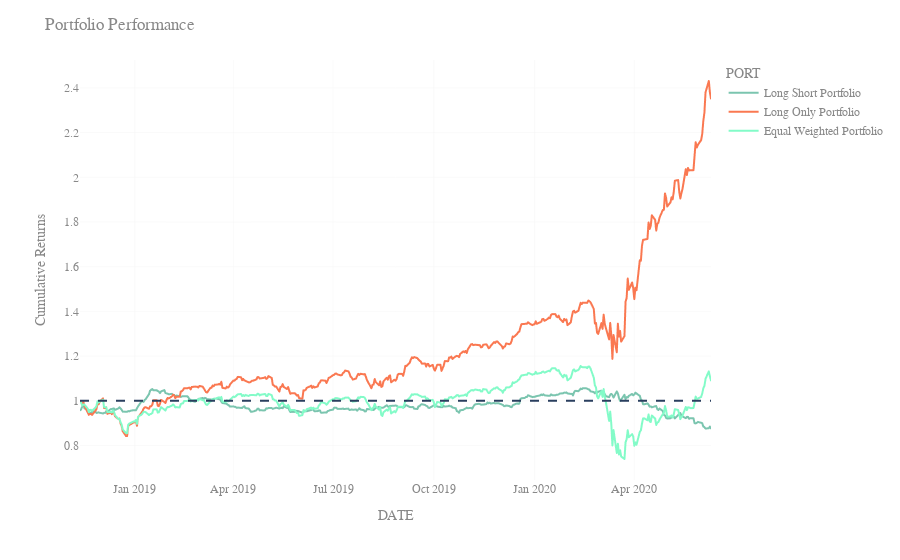

The code cell stored with this chart in its notebook:
### Code cell
linear_model_backtest.display_results()

### Figure 1 — Plotly figure (JSON) as saved in the notebook; plotly's stock layout.template omitted (floating-point values rounded to 4 significant figures; data arrays with more than 128 entries replaced by an {"elided": "..."} marker saying what was removed)
{"data": [{"hovertemplate": "PORT=Long Short Portfolio<br>DATE=%{x}<br>CUM_RTN=%{y}<extra></extra>", "legendgroup": "Long Short Portfolio", "line": {"color": "#7bc5af", "dash": "solid"}, "marker": {"symbol": "circle"}, "mode": "lines", "name": "Long Short Portfolio", "showlegend": true, "type": "scattergl", "x": {"elided": "413 str values"}, "xaxis": "x", "y": {"elided": "413 float values"}, "yaxis": "y"}, {"hovertemplate": "PORT=Long Only Portfolio<br>DATE=%{x}<br>CUM_RTN=%{y}<extra></extra>", "legendgroup": "Long Only Portfolio", "line": {"color": "#fa7851", "dash": "solid"}, "marker": {"symbol": "circle"}, "mode": "lines", "name": "Long Only Portfolio", "showlegend": true, "type": "scattergl", "x": {"elided": "413 str values"}, "xaxis": "x", "y": {"elided": "413 float values"}, "yaxis": "y"}, {"hovertemplate": "PORT=Equal Weighted Portfolio<br>DATE=%{x}<br>CUM_RTN=%{y}<extra></extra>", "legendgroup": "Equal Weighted Portfolio", "line": {"color": "#83fbc8", "dash": "solid"}, "marker": {"symbol": "circle"}, "mode": "lines", "name": "Equal Weighted Portfolio", "showlegend": true, "type": "scattergl", "x": {"elided": "413 str values"}, "xaxis": "x", "y": {"elided": "413 float values"}, "yaxis": "y"}], "layout": {"hovermode": "x unified", "legend": {"title": {"text": "PORT"}, "tracegroupgap": 0}, "margin": {"t": 60}, "shapes": [{"line": {"dash": "dash"}, "type": "line", "x0": 0, "x1": 1, "xref": "x domain", "y0": 1, "y1": 1, "yref": "y"}], "title": {"text": "Portfolio Performance <br><sup></sup>"}, "xaxis": {"anchor": "y", "domain": [0, 1], "title": {"text": "DATE"}}, "yaxis": {"anchor": "x", "domain": [0, 1], "title": {"text": "Cumulative Returns"}}}}
